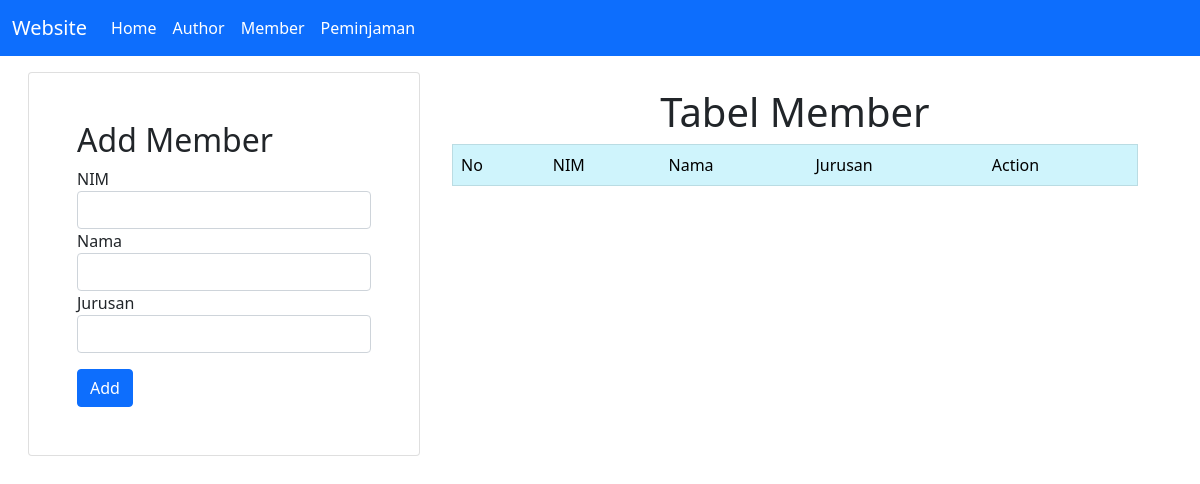
Before: /member.php with the older database file.
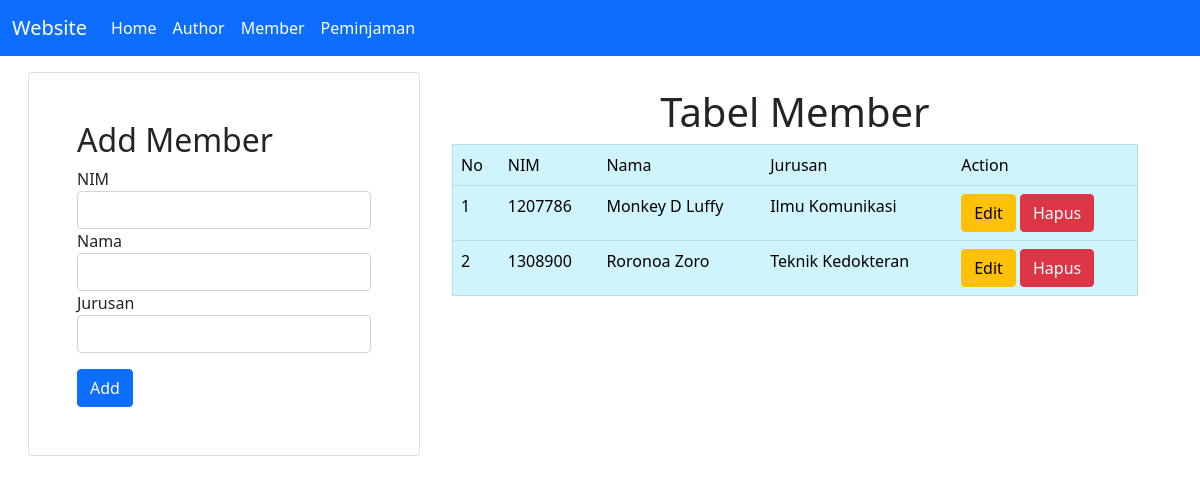
After: the same page with the newer database file.
### tables this page shows
CREATE TABLE `member` (
  `nim` varchar(50) NOT NULL,
  `nama` varchar(100) NOT NULL,
  `jurusan` varchar(100) NOT NULL
);

### conf.php (called while the page is built)
<?php
$db_host = "localhost";
$db_user = "root";
$db_pass = "";
$db_name = "db_perpustakaan";
?>

### includes/DB.class.php (called while the page is built, shortened)
<?php
class DB
{
    var $db_host = "";
    var $db_user = "";
    var $db_pass = "";
    var $db_name = "";
    var $db_link = "";
    var $result = 0;
    function DB($db_host = '', $db_user = '', $db_pass = '', $db_name = '')
    {
        $this->db_host = $db_host;
        $this->db_user = $db_user;
        $this->db_pass = $db_pass;
        $this->db_name = $db_name;
    }
    function open()
    {
        $this->db_link = mysqli_connect($this->db_host, $this->db_user, $this->db_pass, $this->db_name);
    }
    function execute($query = "")
    {
        $this->result = mysqli_query($this->db_link, $query);
        return $this->result;
    }
    function getResult()
    {
        return mysqli_fetch_array($this->result);
    }
}
?>

### includes/Member.class.php (called while the page is built, shortened)
<?php
class Member extends DB
{
    function getMember($nim = "")
    {
        if ($nim == "") {
            $query = "SELECT * FROM member";
            return $this->execute($query);
        }
        $query = "SELECT * FROM member WHERE nim='$nim'";
        return $this->execute($query);
    }
}

### member.php (the view, shortened to what this page needs)
<?php
include("conf.php");
include("includes/DB.class.php");
include("includes/Member.class.php");
$member = new Member($db_host, $db_user, $db_pass, $db_name);
$member->open();
$member->getMember();
$dataForm = null;
if (!empty($_GET['id_edit'])) {
    $id = $_GET['id_edit'];
    $member->getMember($id);
    list($nim, $nama, $jurusan) = $member->getResult();
    $dataForm .= '<div class="form-row">
                    <div class="form-group col">
                    <label for="nim">NIM</label>
                    <input type="text" class="form-control" name="nim1" value="'. $nim .'" disabled />
                    <input type="hidden" class="form-control" name="nim" value="'. $nim .'" required />
                    </div>
                </div>
                <div class="form-row">
                    <div class="form-group col">
                    <label for="nama">Nama</label>
                    <input type="text" class="form-control" name="nama" value="'. $nama .'" required />
                    </div>
                </div>
                <div class="form-row">
                    <div class="form-group col">
                    <label for="jurusan">Jurusan</label>
                    <input class="form-control" name="jurusan" value="'. $jurusan .'" required></input>
                    </div>
                </div>
                <button type="submit" name="update" class="btn btn-primary mt-3">Update</button>';
}else {
    $dataForm .= '<div class="form-row">
                        <div class="form-group col">
                        <label for="nim">NIM</label>
                        <input type="text" class="form-control" name="nim" required />
                        </div>
                    </div>
                    <div class="form-row">
                        <div class="form-group col">
                        <label for="nama">Nama</label>
                        <input type="text" class="form-control" name="nama"  required />
                        </div>
                    </div>
                    <div class="form-row">
                        <div class="form-group col">
                        <label for="jurusan">Jurusan</label>
                        <input class="form-control" name="jurusan"  required></input>
                        </div>
                    </div>
                    <button type="submit" name="add" class="btn btn-primary mt-3">Add</button>';
}
$data = null;
$no = 1;
$member->getMember();
while (list($nim, $nama, $jurusan) = $member->getResult()) {
    $data .= "<tr>
        <td>" . $no++ . "</td>
        <td>" . $nim . "</td>
        <td>" . $nama . "</td>
        <td>" . $jurusan . "</td>
        <td>
        <a href='member.php?id_edit=" . $nim .  "' class='btn btn-warning' '>Edit</a>
        <a href='member.php?id_hapus=" . $nim . "' class='btn btn-danger' '>Hapus</a>
        </td>
        </tr>";
}

Changed rows visible on the page:
added member: nim "1207786", nama "Monkey D Luffy", jurusan "Ilmu Komunikasi"
added member: nim "1308900", nama "Roronoa Zoro", jurusan "Teknik Kedokteran"
